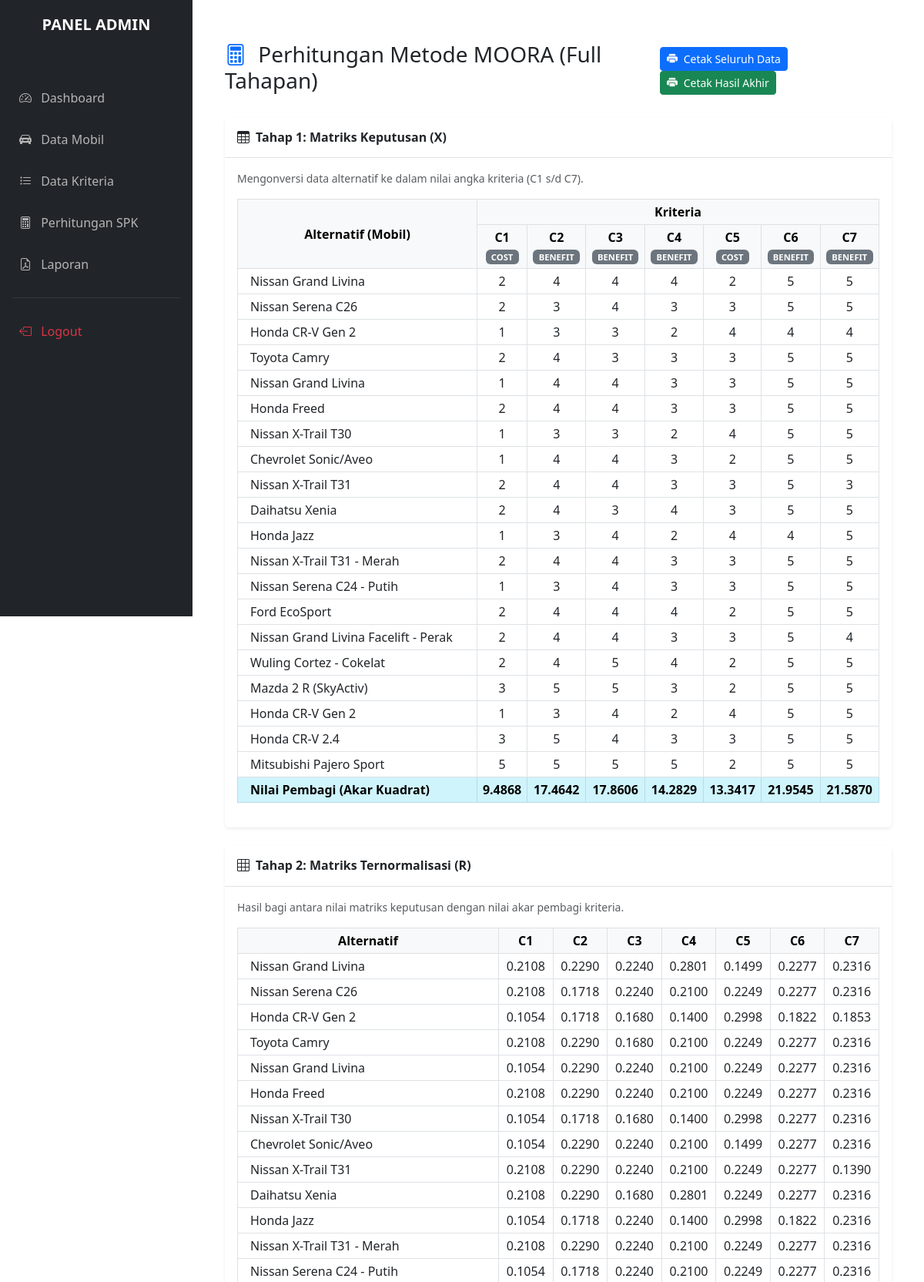
Page /admin/hitung_spk.php (signed in, upper part) on the committed database.
### tables this page shows
CREATE TABLE `tb_kriteria` (
  `id_kriteria` int(11) NOT NULL,
  `kode_kriteria` varchar(5) NOT NULL,
  `nama_kriteria` varchar(100) NOT NULL,
  `atribut` enum('benefit','cost') NOT NULL,
  `bobot` float NOT NULL
);

CREATE TABLE `tb_alternatif` (
  `id_mobil` int(11) NOT NULL,
  `nama_mobil` varchar(100) NOT NULL,
  `merek` varchar(50) NOT NULL,
  `harga_asli` bigint(20) DEFAULT NULL,
  `tahun` int(11) DEFAULT NULL,
  `jarak_tempuh` int(11) DEFAULT NULL,
  `pajak_kendaraan` varchar(50) DEFAULT NULL,
  `deskripsi` text NOT NULL,
  `foto_mobil` varchar(255) NOT NULL
);

### config/functions.php (called while the page is built, shortened)
<?php
require 'koneksi.php';
function query($query) {
    global $conn;
    $result = mysqli_query($conn, $query);
    $rows = [];
    while ($row = mysqli_fetch_assoc($result)) {
        $rows[] = $row;
    }
    return $rows;
}
function hitungMOORA() {
    $kriteria   = query("SELECT * FROM tb_kriteria ORDER BY id_kriteria ASC");
    $alternatif = query("SELECT * FROM tb_alternatif");
    $matriks_x = [];
    foreach ($alternatif as $alt) {
        $id_m = $alt['id_mobil'];
        $penilaian = query("SELECT * FROM tb_penilaian WHERE id_mobil = $id_m");
        foreach ($penilaian as $val) {
            $matriks_x[$id_m][$val['id_kriteria']] = $val['nilai'];
        }
    }
    $pembagi = [];
    foreach ($kriteria as $k) {
        $id_k = $k['id_kriteria'];
        $sum_kuadrat = 0;
        foreach ($alternatif as $alt) {
            $nilai = $matriks_x[$alt['id_mobil']][$id_k] ?? 0;
            $sum_kuadrat += pow($nilai, 2);
        }
        $pembagi[$id_k] = sqrt($sum_kuadrat);
    }
    $normalisasi = [];
    $ranking = [];
    foreach ($alternatif as $alt) {
        $id_m = $alt['id_mobil'];
        $total_benefit = 0;
        $total_cost = 0;
        foreach ($kriteria as $k) {
            $id_k = $k['id_kriteria'];
            $nilai_pembagi = ($pembagi[$id_k] == 0) ? 1 : $pembagi[$id_k];
            $r = ($matriks_x[$id_m][$id_k] ?? 0) / $nilai_pembagi;
            $normalisasi[$id_m][$id_k] = $r;
            $weighted = $r * $k['bobot'];
            if ($k['atribut'] == 'benefit') {
                $total_benefit += $weighted;
            } else {
                $total_cost += $weighted;
            }
        }
        $nilai_akhir = $total_benefit - $total_cost;
        $ranking[] = [
            'id_mobil'    => $id_m,
            'nama_mobil'  => $alt['nama_mobil'],
            'foto'        => $alt['foto_mobil'],
            'harga'       => $alt['harga_asli'],
            'nilai_akhir' => $nilai_akhir,
            'data'        => $alt
        ];
    }
    usort($ranking, function($a, $b) {
        return $b['nilai_akhir'] <=> $a['nilai_akhir'];
    });
    return [
        'kriteria'    => $kriteria,
        'alternatif'  => $alternatif,
        'matriks_x'   => $matriks_x,
        'pembagi'     => $pembagi,
        'normalisasi' => $normalisasi,
        'ranking'     => $ranking
    ];
}
?>

### admin/hitung_spk.php (the view, shortened to what this page needs)
<?php
include 'header.php';
$hasil = hitungMOORA();
$kriteria    = $hasil['kriteria'];
$alternatif  = $hasil['alternatif'];
$matriks_x   = $hasil['matriks_x'];
$pembagi     = $hasil['pembagi'];
$normalisasi = $hasil['normalisasi'];
?>
<div class="container mt-4">
    <div class="d-flex justify-content-between align-items-center mb-4">
        <h3><i class="bi bi-calculator me-2 text-primary"></i> Perhitungan Metode MOORA (Full Tahapan)</h3>
        <div>
            <a href="laporan_cetak_lengkap.php" target="_blank" class="btn btn-primary btn-sm me-2">
                <i class="bi bi-printer-fill me-1"></i> Cetak Seluruh Data
            </a>
            <a href="laporan_cetak.php" target="_blank" class="btn btn-success btn-sm">
                <i class="bi bi-printer-fill me-1"></i> Cetak Hasil Akhir
            </a>
        </div>
    </div>
    <div class="card shadow-sm border-0 mb-4">
        <div class="card-header bg-white border-bottom py-3">
            <h6 class="mb-0 fw-bold text-dark"><i class="bi bi-table me-2"></i>Tahap 1: Matriks Keputusan (X)</h6>
        </div>
        <div class="card-body table-responsive">
            <p class="small text-muted">Mengonversi data alternatif ke dalam nilai angka kriteria (C1 s/d C7).</p>
            <table class="table table-bordered table-sm text-center align-middle">
                <thead class="table-light">
                    <tr>
                        <th rowspan="2" class="align-middle">Alternatif (Mobil)</th>
                        <th colspan="<?= count($kriteria); ?>">Kriteria</th>
                    </tr>
                    <tr>
                        <?php foreach($kriteria as $k): ?>
                            <th title="<?= $k['nama_kriteria']; ?>">
                                <?= $k['kode_kriteria']; ?><br>
                                <span class="badge bg-secondary" style="font-size: 0.7rem;"><?= strtoupper($k['atribut']); ?></span>
                            </th>
                        <?php endforeach; ?>
                    </tr>
                </thead>
                <tbody>
                    <?php foreach($alternatif as $alt): ?>
                    <tr>
                        <td class="text-start ps-3 fw-medium"><?= $alt['nama_mobil']; ?></td>
                        <?php foreach($kriteria as $k): ?>
                            <td>
                                <?php
                                $nilai = $matriks_x[$alt['id_mobil']][$k['id_kriteria']] ?? 0;
                                echo ($k['id_kriteria'] == 1 || $k['id_kriteria'] == 5) ? number_format($nilai, 0, ',', '.') : $nilai;
                                ?>
                            </td>
                        <?php endforeach; ?>
                    </tr>
                    <?php endforeach; ?>
                    <tr class="table-info fw-bold">
                        <td class="text-start ps-3">Nilai Pembagi (Akar Kuadrat)</td>
                        <?php foreach($kriteria as $k): ?>
                            <td><?= number_format($pembagi[$k['id_kriteria']], 4); ?></td>
                        <?php endforeach; ?>
                    </tr>
                </tbody>
            </table>
        </div>
    </div>
    <div class="card shadow-sm border-0 mb-4">
        <div class="card-header bg-white border-bottom py-3">
            <h6 class="mb-0 fw-bold text-dark"><i class="bi bi-grid-3x3 me-2"></i>Tahap 2: Matriks Ternormalisasi (R)</h6>
        </div>
        <div class="card-body table-responsive">
            <p class="small text-muted">Hasil bagi antara nilai matriks keputusan dengan nilai akar pembagi kriteria.</p>
            <table class="table table-bordered table-sm text-center align-middle">
                <thead class="table-light">
                    <tr>
                        <th>Alternatif</th>
                        <?php foreach($kriteria as $k): ?>
                            <th><?= $k['kode_kriteria']; ?></th>
                        <?php endforeach; ?>
                    </tr>
                </thead>
                <tbody>
                    <?php foreach($alternatif as $alt): ?>
                    <tr>
                        <td class="text-start ps-3 fw-medium"><?= $alt['nama_mobil']; ?></td>
                        <?php foreach($kriteria as $k): ?>
                            <td>
                                <?php
                                $norm = $normalisasi[$alt['id_mobil']][$k['id_kriteria']] ?? 0;
                                echo number_format($norm, 4);
                                ?>
                            </td>
                        <?php endforeach; ?>
                    </tr>
                    <?php endforeach; ?>
                </tbody>
            </table>
        </div>
    </div>
</div>
<?php include 'footer.php'; ?>

### rows in the picture
tb_kriteria: kode_kriteria "C1", atribut "COST", id_kriteria "9.4868"
tb_kriteria: kode_kriteria "C2", atribut "BENEFIT", id_kriteria "17.4642"
tb_kriteria: kode_kriteria "C3", atribut "BENEFIT", id_kriteria "17.8606"
tb_kriteria: kode_kriteria "C4", atribut "BENEFIT", id_kriteria "14.2829"
tb_kriteria: kode_kriteria "C5", atribut "COST", id_kriteria "13.3417"
tb_kriteria: kode_kriteria "C6", atribut "BENEFIT", id_kriteria "21.9545"
tb_kriteria: kode_kriteria "C7", atribut "BENEFIT", id_kriteria "21.5870"
tb_alternatif: nama_mobil "Nissan Grand Livina", id_mobil.id_kriteria "2", id_mobil.id_kriteria "4", id_mobil.id_kriteria "5", id_mobil.id_kriteria "0.2108", id_mobil.id_kriteria "0.2290", id_mobil.id_kriteria "0.2240", id_mobil.id_kriteria "0.2801", id_mobil.id_kriteria "0.1499", id_mobil.id_kriteria "0.2277", id_mobil.id_kriteria "0.2316"
tb_alternatif: nama_mobil "Nissan Serena C26", id_mobil.id_kriteria "2", id_mobil.id_kriteria "3", id_mobil.id_kriteria "4", id_mobil.id_kriteria "5", id_mobil.id_kriteria "0.2108", id_mobil.id_kriteria "0.1718", id_mobil.id_kriteria "0.2240", id_mobil.id_kriteria "0.2100", id_mobil.id_kriteria "0.2249", id_mobil.id_kriteria "0.2277", id_mobil.id_kriteria "0.2316"
tb_alternatif: nama_mobil "Honda CR-V Gen 2", id_mobil.id_kriteria "1", id_mobil.id_kriteria "3", id_mobil.id_kriteria "2", id_mobil.id_kriteria "4", id_mobil.id_kriteria "0.1054", id_mobil.id_kriteria "0.1718", id_mobil.id_kriteria "0.1680", id_mobil.id_kriteria "0.1400", id_mobil.id_kriteria "0.2998", id_mobil.id_kriteria "0.1822", id_mobil.id_kriteria "0.1853"
tb_alternatif: nama_mobil "Toyota Camry", id_mobil.id_kriteria "2", id_mobil.id_kriteria "4", id_mobil.id_kriteria "3", id_mobil.id_kriteria "5", id_mobil.id_kriteria "0.2108", id_mobil.id_kriteria "0.2290", id_mobil.id_kriteria "0.1680", id_mobil.id_kriteria "0.2100", id_mobil.id_kriteria "0.2249", id_mobil.id_kriteria "0.2277", id_mobil.id_kriteria "0.2316"
tb_alternatif: nama_mobil "Nissan Grand Livina", id_mobil.id_kriteria "1", id_mobil.id_kriteria "4", id_mobil.id_kriteria "3", id_mobil.id_kriteria "5", id_mobil.id_kriteria "0.1054", id_mobil.id_kriteria "0.2290", id_mobil.id_kriteria "0.2240", id_mobil.id_kriteria "0.2100", id_mobil.id_kriteria "0.2249", id_mobil.id_kriteria "0.2277", id_mobil.id_kriteria "0.2316"
tb_alternatif: nama_mobil "Honda Freed", id_mobil.id_kriteria "2", id_mobil.id_kriteria "4", id_mobil.id_kriteria "3", id_mobil.id_kriteria "5", id_mobil.id_kriteria "0.2108", id_mobil.id_kriteria "0.2290", id_mobil.id_kriteria "0.2240", id_mobil.id_kriteria "0.2100", id_mobil.id_kriteria "0.2249", id_mobil.id_kriteria "0.2277", id_mobil.id_kriteria "0.2316"
tb_alternatif: nama_mobil "Nissan X-Trail T30", id_mobil.id_kriteria "1", id_mobil.id_kriteria "3", id_mobil.id_kriteria "2", id_mobil.id_kriteria "4", id_mobil.id_kriteria "5", id_mobil.id_kriteria "0.1054", id_mobil.id_kriteria "0.1718", id_mobil.id_kriteria "0.1680", id_mobil.id_kriteria "0.1400", id_mobil.id_kriteria "0.2998", id_mobil.id_kriteria "0.2277", id_mobil.id_kriteria "0.2316"
tb_alternatif: nama_mobil "Chevrolet Sonic/Aveo", id_mobil.id_kriteria "1", id_mobil.id_kriteria "4", id_mobil.id_kriteria "3", id_mobil.id_kriteria "2", id_mobil.id_kriteria "5", id_mobil.id_kriteria "0.1054", id_mobil.id_kriteria "0.2290", id_mobil.id_kriteria "0.2240", id_mobil.id_kriteria "0.2100", id_mobil.id_kriteria "0.1499", id_mobil.id_kriteria "0.2277", id_mobil.id_kriteria "0.2316"
tb_alternatif: nama_mobil "Nissan X-Trail T31", id_mobil.id_kriteria "2", id_mobil.id_kriteria "4", id_mobil.id_kriteria "3", id_mobil.id_kriteria "5", id_mobil.id_kriteria "0.2108", id_mobil.id_kriteria "0.2290", id_mobil.id_kriteria "0.2240", id_mobil.id_kriteria "0.2100", id_mobil.id_kriteria "0.2249", id_mobil.id_kriteria "0.2277", id_mobil.id_kriteria "0.1390"
tb_alternatif: nama_mobil "Daihatsu Xenia", id_mobil.id_kriteria "2", id_mobil.id_kriteria "4", id_mobil.id_kriteria "3", id_mobil.id_kriteria "5", id_mobil.id_kriteria "0.2108", id_mobil.id_kriteria "0.2290", id_mobil.id_kriteria "0.1680", id_mobil.id_kriteria "0.2801", id_mobil.id_kriteria "0.2249", id_mobil.id_kriteria "0.2277", id_mobil.id_kriteria "0.2316"
tb_alternatif: nama_mobil "Honda Jazz", id_mobil.id_kriteria "1", id_mobil.id_kriteria "3", id_mobil.id_kriteria "4", id_mobil.id_kriteria "2", id_mobil.id_kriteria "5", id_mobil.id_kriteria "0.1054", id_mobil.id_kriteria "0.1718", id_mobil.id_kriteria "0.2240", id_mobil.id_kriteria "0.1400", id_mobil.id_kriteria "0.2998", id_mobil.id_kriteria "0.1822", id_mobil.id_kriteria "0.2316"
tb_alternatif: nama_mobil "Nissan X-Trail T31 - Merah", id_mobil.id_kriteria "2", id_mobil.id_kriteria "4", id_mobil.id_kriteria "3", id_mobil.id_kriteria "5", id_mobil.id_kriteria "0.2108", id_mobil.id_kriteria "0.2290", id_mobil.id_kriteria "0.2240", id_mobil.id_kriteria "0.2100", id_mobil.id_kriteria "0.2249", id_mobil.id_kriteria "0.2277", id_mobil.id_kriteria "0.2316"
tb_alternatif: nama_mobil "Nissan Serena C24 - Putih", id_mobil.id_kriteria "1", id_mobil.id_kriteria "3", id_mobil.id_kriteria "4", id_mobil.id_kriteria "5", id_mobil.id_kriteria "0.1054", id_mobil.id_kriteria "0.1718", id_mobil.id_kriteria "0.2240", id_mobil.id_kriteria "0.2100", id_mobil.id_kriteria "0.2249", id_mobil.id_kriteria "0.2277", id_mobil.id_kriteria "0.2316"
tb_alternatif: nama_mobil "Ford EcoSport", id_mobil.id_kriteria "2", id_mobil.id_kriteria "4", id_mobil.id_kriteria "5"
tb_alternatif: nama_mobil "Nissan Grand Livina Facelift - Perak", id_mobil.id_kriteria "2", id_mobil.id_kriteria "4", id_mobil.id_kriteria "3", id_mobil.id_kriteria "5"
tb_alternatif: nama_mobil "Wuling Cortez - Cokelat", id_mobil.id_kriteria "2", id_mobil.id_kriteria "4", id_mobil.id_kriteria "5"
tb_alternatif: nama_mobil "Mazda 2 R (SkyActiv)", id_mobil.id_kriteria "3", id_mobil.id_kriteria "5", id_mobil.id_kriteria "2"
tb_alternatif: nama_mobil "Honda CR-V Gen 2", id_mobil.id_kriteria "1", id_mobil.id_kriteria "3", id_mobil.id_kriteria "4", id_mobil.id_kriteria "2", id_mobil.id_kriteria "5"
tb_alternatif: nama_mobil "Honda CR-V 2.4", id_mobil.id_kriteria "3", id_mobil.id_kriteria "5", id_mobil.id_kriteria "4"
tb_alternatif: nama_mobil "Mitsubishi Pajero Sport", id_mobil.id_kriteria "5", id_mobil.id_kriteria "2"

### other values in the picture
$_SESSION['role'] "ADMIN"
